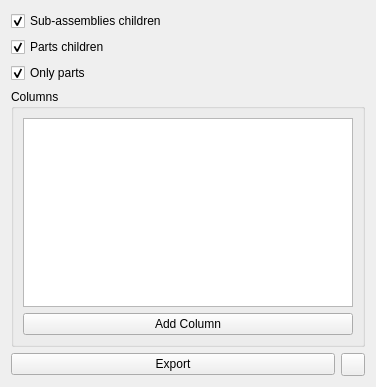
<?xml version="1.0" encoding="UTF-8"?>
<ui version="4.0">
 <class>TaskAssemblyCreateView</class>
 <widget class="QWidget" name="TaskAssemblyCreateBom">
  <property name="geometry">
   <rect>
    <x>0</x>
    <y>0</y>
    <width>376</width>
    <height>387</height>
   </rect>
  </property>
  <property name="windowTitle">
   <string>Bill of Materials</string>
  </property>
  <layout class="QGridLayout" name="gridLayout">
   <item row="0" column="0" colspan="2">
    <widget class="Gui::PreauracadheckBox" name="CheckBox_detailSubAssemblies">
     <property name="toolTip">
      <string>Includes children of sub-assemblies in the bill of materials</string>
     </property>
     <property name="text">
      <string>Sub-assemblies children</string>
     </property>
     <property name="checked">
      <bool>true</bool>
     </property>
     <property name="prefEntry" stdset="0">
      <cstring>BOMDetailSubAssemblies</cstring>
     </property>
     <property name="prefPath" stdset="0">
      <cstring>Mod/Assembly</cstring>
     </property>
    </widget>
   </item>
   <item row="1" column="0" colspan="2">
    <widget class="Gui::PreauracadheckBox" name="CheckBox_detailParts">
     <property name="toolTip">
      <string>Include child parts in the bill of materials</string>
     </property>
     <property name="text">
      <string>Parts children</string>
     </property>
     <property name="checked">
      <bool>true</bool>
     </property>
     <property name="prefEntry" stdset="0">
      <cstring>BOMDetailParts</cstring>
     </property>
     <property name="prefPath" stdset="0">
      <cstring>Mod/Assembly</cstring>
     </property>
    </widget>
   </item>
   <item row="2" column="0" colspan="2">
    <widget class="Gui::PreauracadheckBox" name="CheckBox_onlyParts">
     <property name="toolTip">
      <string>Adds only part containers and sub-assemblies to the bill of materials. Solids (e.g. bodies, fasteners, primitives) are excluded.</string>
     </property>
     <property name="text">
      <string>Only parts</string>
     </property>
     <property name="checked">
      <bool>true</bool>
     </property>
     <property name="prefEntry" stdset="0">
      <cstring>BOMOnlyParts</cstring>
     </property>
     <property name="prefPath" stdset="0">
      <cstring>Mod/Assembly</cstring>
     </property>
    </widget>
   </item>
   <item row="3" column="0" colspan="2">
    <widget class="QGroupBox" name="groupBox_1">
     <property name="title">
      <string>Columns</string>
     </property>
     <layout class="QGridLayout" name="gridLayout2">
      <item row="0" column="0">
       <widget class="QListWidget" name="columnList"/>
      </item>
      <item row="1" column="0">
       <widget class="QPushButton" name="btnAddColumn">
        <property name="text">
         <string>Add Column</string>
        </property>
       </widget>
      </item>
     </layout>
    </widget>
   </item>
   <item row="5" column="0">
    <widget class="QPushButton" name="btnExport">
     <property name="text">
      <string>Export</string>
     </property>
    </widget>
   </item>
   <item row="5" column="1">
    <widget class="QToolButton" name="helpButton">
     <property name="sizePolicy">
      <sizepolicy hsizetype="Maximum" vsizetype="Preferred">
       <horstretch>0</horstretch>
       <verstretch>0</verstretch>
      </sizepolicy>
     </property>
     <property name="toolTip">
      <string>Help</string>
     </property>
     <property name="text">
      <string/>
     </property>
     <property name="icon">
      <iconset resource="Icons/resource.qrc">
      <normaloff>:/icons/help-browser.svg</normaloff>:/icons/help-browser.svg</iconset>
     </property>
    </widget>
   </item>
  </layout>
 </widget>
 <customwidgets>
  <customwidget>
   <class>Gui::PreauracadheckBox</class>
   <extends>QCheckBox</extends>
   <header>Gui/PrefWidgets.h</header>
  </customwidget>
 </customwidgets>
 <resources/>
 <connections/>
</ui>
